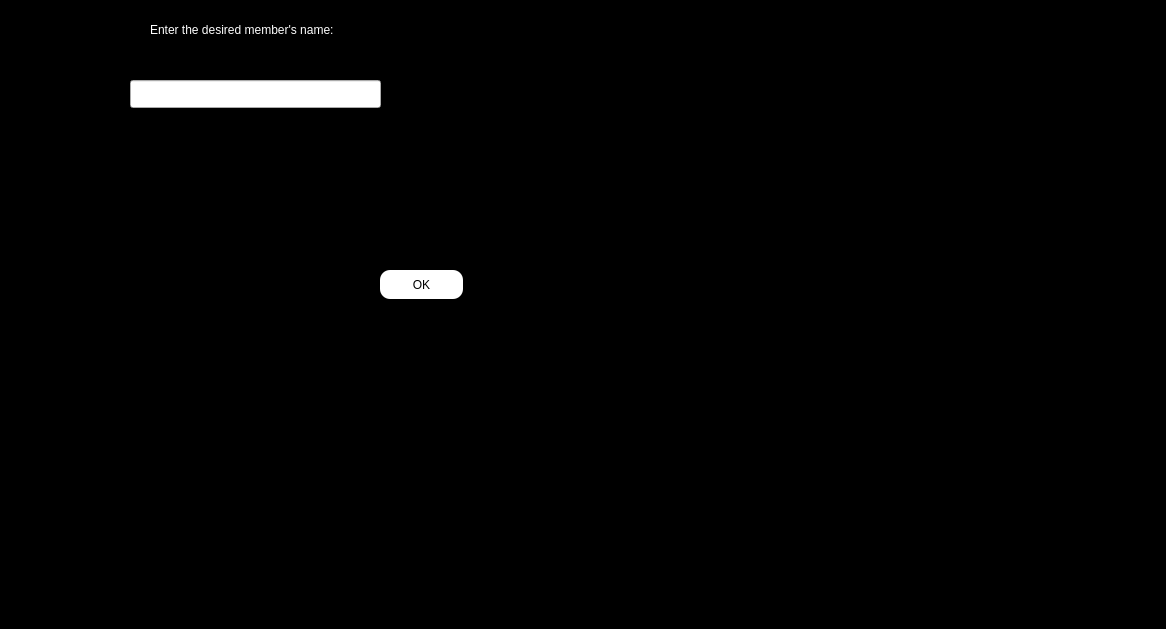
<?xml version="1.0" encoding="UTF-8"?>
<ui version="4.0">
 <class>view_member_task_in_team</class>
 <widget class="QWidget" name="view_member_task_in_team">
  <property name="geometry">
   <rect>
    <x>0</x>
    <y>0</y>
    <width>1166</width>
    <height>629</height>
   </rect>
  </property>
  <property name="windowTitle">
   <string>Form</string>
  </property>
  <property name="styleSheet">
   <string notr="true">#view_member_task_in_team
{
background-color:black;
}</string>
  </property>
  <widget class="QLabel" name="label">
   <property name="geometry">
    <rect>
     <x>150</x>
     <y>20</y>
     <width>231</width>
     <height>20</height>
    </rect>
   </property>
   <property name="styleSheet">
    <string notr="true">#label
{
color:white;
}</string>
   </property>
   <property name="text">
    <string>Enter the desired member's name:</string>
   </property>
  </widget>
  <widget class="QLineEdit" name="view_mamber_task_led">
   <property name="geometry">
    <rect>
     <x>130</x>
     <y>80</y>
     <width>251</width>
     <height>28</height>
    </rect>
   </property>
   <property name="styleSheet">
    <string notr="true">#view_member_task_led
{
background-color:white;
}</string>
   </property>
  </widget>
  <widget class="QPushButton" name="view_task_member_pbn">
   <property name="geometry">
    <rect>
     <x>380</x>
     <y>270</y>
     <width>83</width>
     <height>29</height>
    </rect>
   </property>
   <property name="styleSheet">
    <string notr="true">#view_task_member_pbn:hover
{
background-color:white;
order:1px solidgreen; 
}
#view_task_member_pbn
{
background-color:white;
border-radius:10px;
}</string>
   </property>
   <property name="text">
    <string>OK</string>
   </property>
  </widget>
 </widget>
 <resources/>
 <connections/>
</ui>
